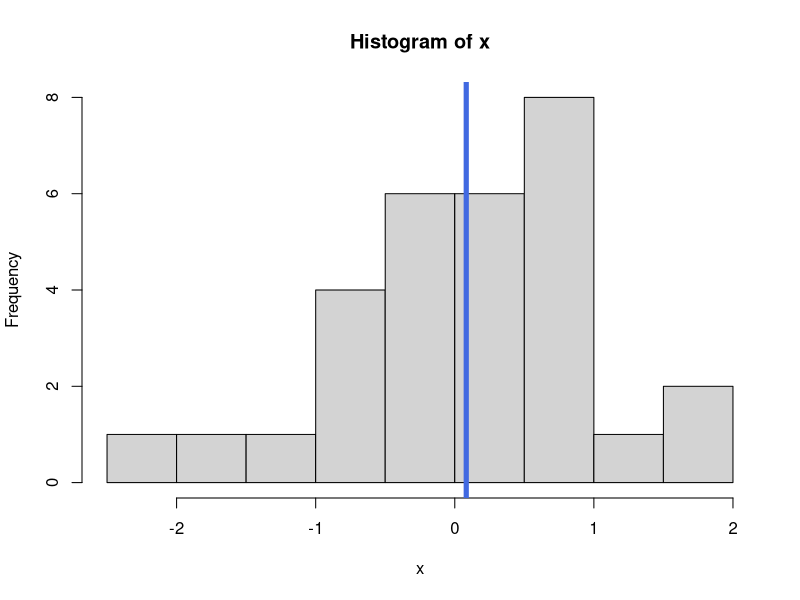
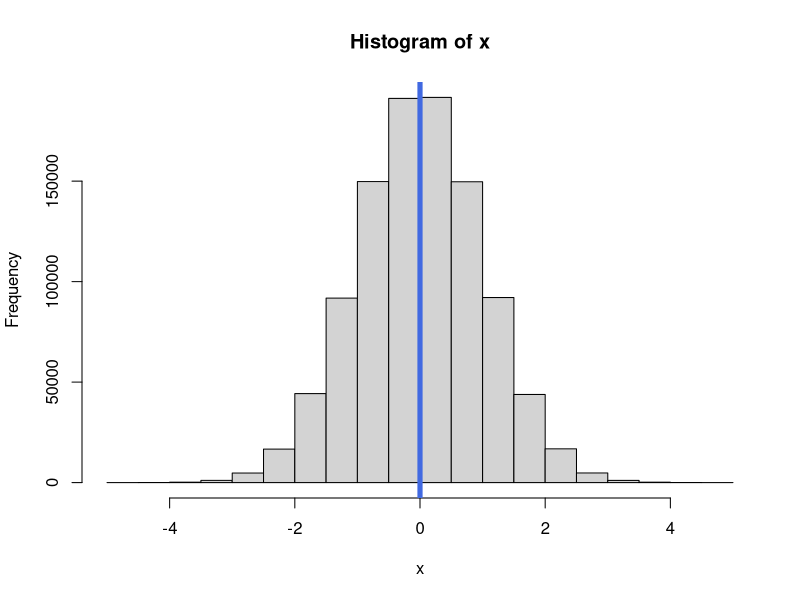
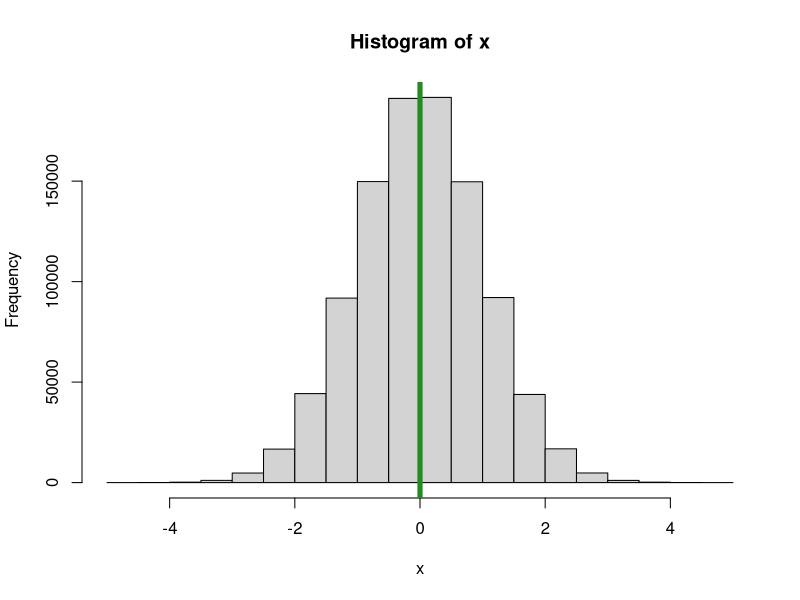
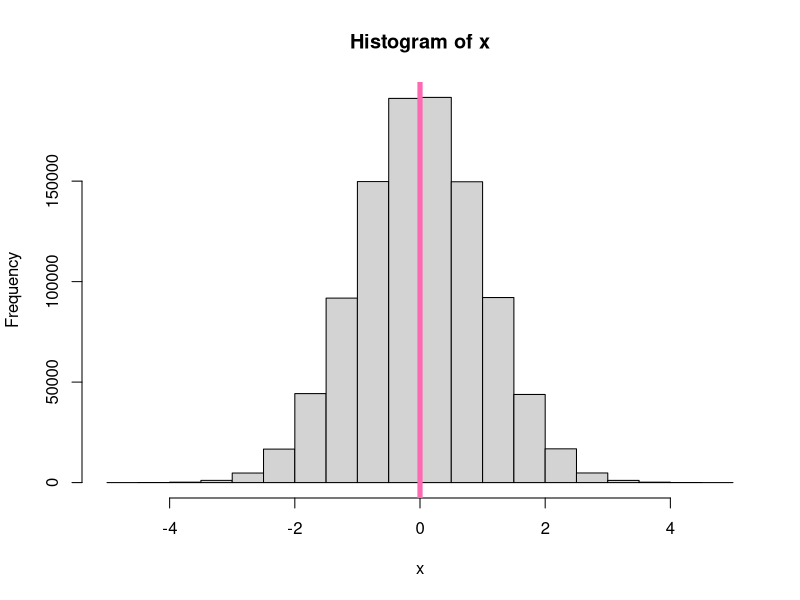

Source code (R) for these figures, in order:
#* plotRandomHistogram.R
#* 
#* Author: Eric Scott
#*
#* Purpose: A function that will generate
#*          a random sample of Normal
#*          "Observations" and plot a 
#*          histogram of the data.
#*          
#*  Inputs:
#*      num_pts = the number of observations   
#*                to generate (random)
#*      mu = the theoretical mean of the Normal
#*      sigma = the theoretical standard deviation
#*              of the Normal
#*      seed = a random number generation seed, to 
#*             ensure reproducibility
#*      
#*   Outputs:   
#*      A plot of the histogram is provided!
#*      A list with the following elements
#*        Random_values = a vector with the generated
#*                        random values
#*        Mean_Random_values = corresponding sample mean
#*        SD_Random_values = corresponding standard deviation
#*                        
plotRandomHistogram <- function(num_pts=30, mu=0, sigma=1,
                       seed=NULL, meanColor = "royalblue") {
 set.seed(seed)
   x <- rnorm(n=num_pts, mean = mu, sd = sigma)
   mean_x <- mean(x)
  hist(x) 
  abline(v=mean_x, col=meanColor, lwd=5)
  
  # The last line of code in the function
  # is output! from the function
  list(Random_values = x, 
       Mean_Random_values = mean_x,
       SD_Random_values = sd(x))
}

plotRandomHistogram
plotRandomHistogram(seed=1)
plotRandomHistogram(seed=1, num_pts = 1000000)
plotRandomHistogram(seed=1, num_pts = 1000000, meanColor = "forestgreen")
plotRandomHistogram(seed=1, num_pts = 1000000, meanColor = "hotpink")
